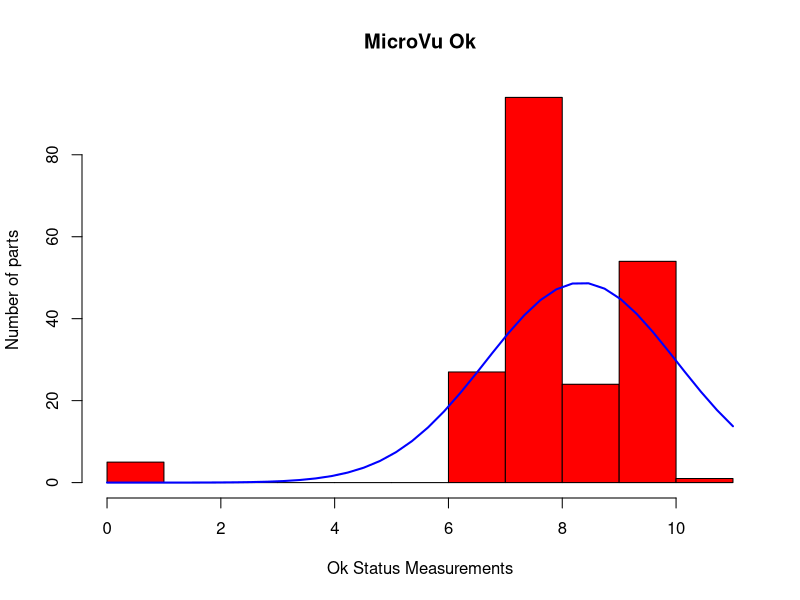
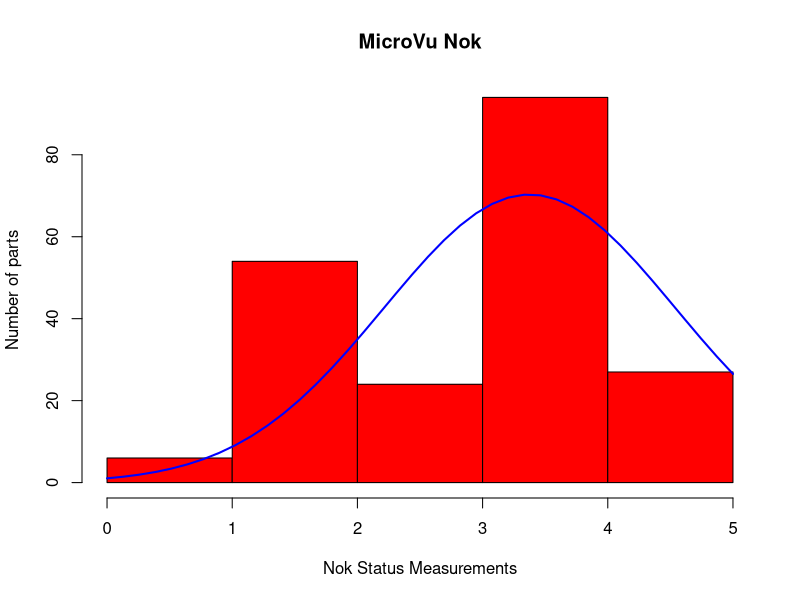
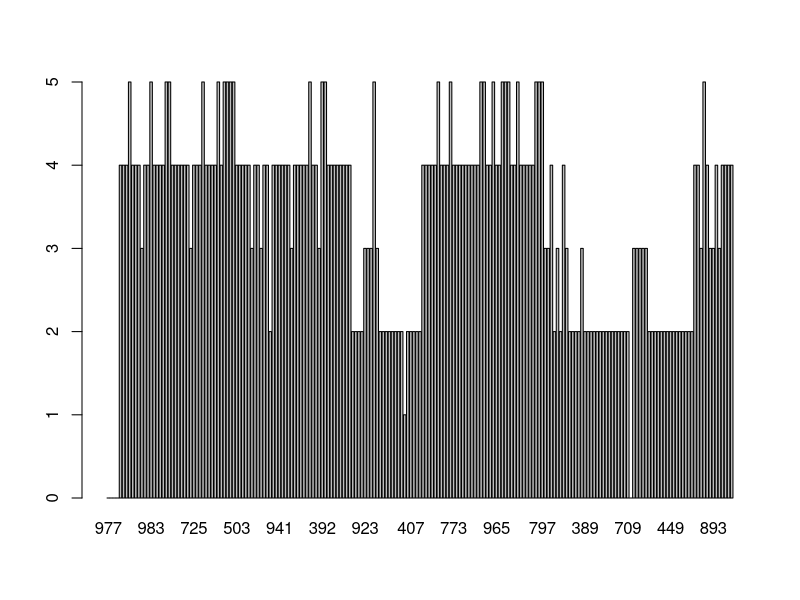

The R script that drew these images, in order:
library( tidyverse )
library( ggplot2 )
setwd("~/Documents/Uni/DataScience/Sem2/BIII/A3/scripts")

data = read.csv("mvu_oks_new.csv", sep = ";", header = TRUE)
x<- data$ok
h<-hist(x, breaks=10, col="red", xlab="Ok Status Measurements", ylab="Number of parts",
        main="MicroVu Ok") 
xfit<-seq(min(x),max(x),length=40) 
yfit<-dnorm(xfit,mean=mean(x),sd=sd(x)) 
yfit <- yfit*diff(h$mids[1:2])*length(x) 
lines(xfit, yfit, col="blue", lwd=2)

x<- data$nok
h<-hist(x, breaks=5, col="red", xlab="Nok Status Measurements", ylab="Number of parts",
        main="MicroVu Nok") 
xfit<-seq(min(x),max(x),length=40) 
yfit<-dnorm(xfit,mean=mean(x),sd=sd(x)) 
yfit <- yfit*diff(h$mids[1:2])*length(x) 
lines(xfit, yfit, col="blue", lwd=2)

ord = data[order(data$cn),]
barplot(ord$nok, ylim=c(0,5), names.arg=data$cn)

data = read.csv("qr_codes.csv", sep = ";", header = TRUE)
bar_change = c(128, 184, 36, 91)
param_change = c(125,128,130,132,135,136,137,140,142,144,147,155,162,164,174,178,181,185,187,191,192,195,5,7,8,25,38,62,73,75,94,110)

for(i in 1:length(bar_change)) {
  data[data$qrcode==bar_change[i],]
}

data = read.csv("prod_measurements2.csv", sep = ";", header = TRUE)

